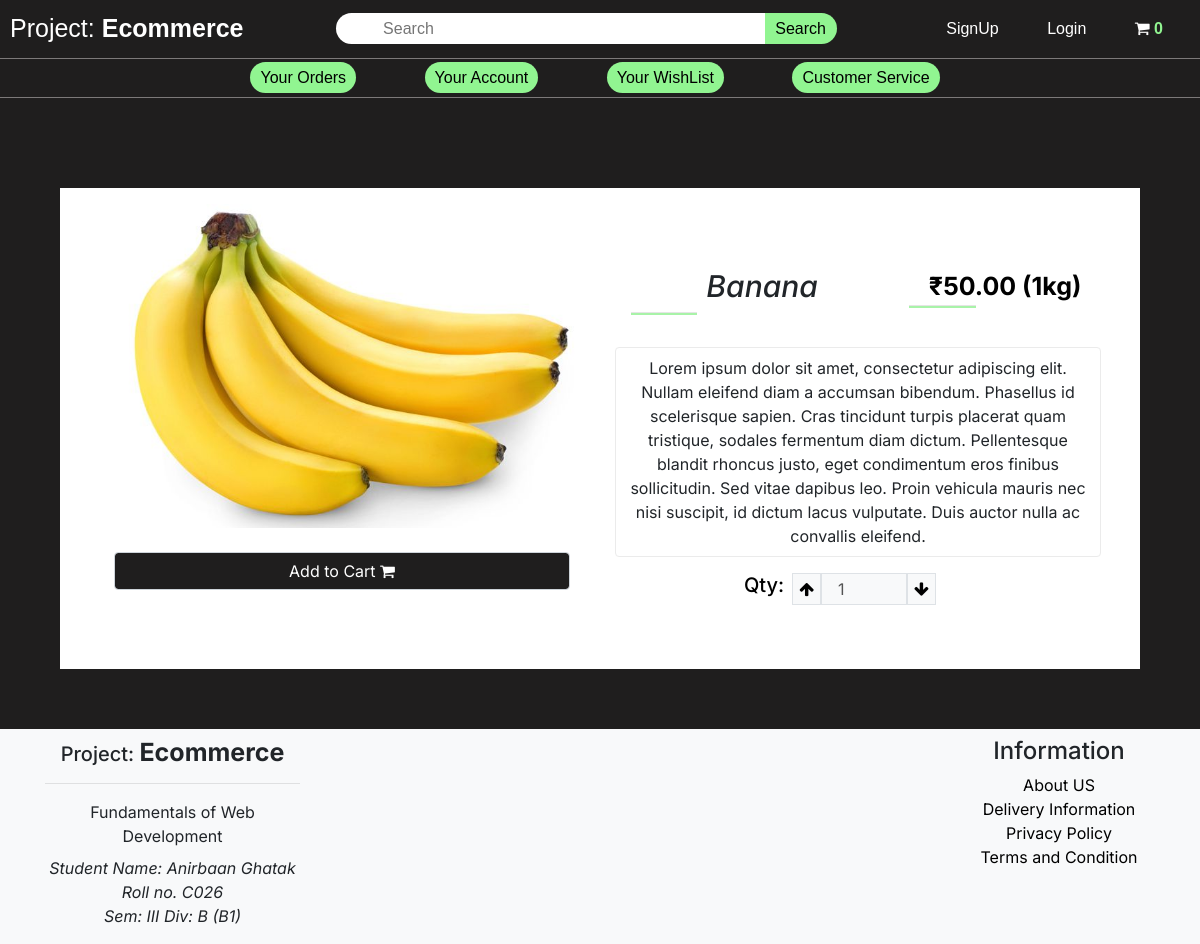
The page /itempage.php?category=fruits&item_id=3 on the database its author committed.
### tables this page shows
CREATE TABLE `product` (
  `item_id` int(11) NOT NULL,
  `item_name` varchar(255) NOT NULL,
  `item_price` double(10, 2) NOT NULL,
  `item_image` varchar(255) NOT NULL,
  `item_qty` varchar(20) NOT NULL
);

### table1.php (called while the page is built, shortened)
<?php
class Dbcontrol
{
    protected $host = "localhost";
    protected $user = "root";
    protected $password = "";
    protected $database = "table1";
    public function __construct()
    {
        $this->con = mysqli_connect($this->host, $this->user, $this->password, $this->database);
    }
}

### functions.php (called while the page is built, shortened)
<?php
  require("database/table1.php");
  require("database/products.php");
  $db = new Dbcontrol();
  $prod = new Product($db);
  $products = $prod->getData();
  $Cart = new Cart($db);

### products.php (called while the page is built, shortened)
<?php
class Product
{
    public $db = null;
    public function __construct(Dbcontrol $db)
    {
        $this->db = $db;
    }
    public function getData($table = "product")
    {
        $result = $this->db->con->query("SELECT*FROM {$table}");
        $resultArr = array();
        while ($item = mysqli_fetch_array($result, MYSQLI_ASSOC)) {
            $resultArr[] = $item;
        }
        return $resultArr;
    }
}

### itempage.php (the view, shortened to what this page needs)
<?php
include("./header_php/header.php");
$category = $_GET['category'] ?? 'fruits';
$item_id = $_GET["item_id"] ?? 1;
foreach ($prod->getData($category) as $item) :
  if ($item["item_id"] == $item_id) :
?>
    <section id="item-full" class="py-3 px-4">
      <div class="container background-secondary">
        <div class="row">
          <div class="col-sm-6">
            <img src="<?php echo $item["item_image"] ?? "../assets/assets3.jpg" ?>" alt="large product" class="img-fluid ml-2" />
            <div class="from-row pt-4 font-16 font-inter">
              <div class="col">
              <form method="post">
                <?php
                if (in_array($item['item_id'], $Cart->getCid($prod->getData('cart')) ?? [])) {
                  echo ' <button type="submit" disabled class="btn form-control mb-3">
                  Item Added <i class="fa fa-shopping-cart"></i>
                </button>';
                } else {
                  echo ' <button type="submit" class="btn-custom form-control mb-3">
                  Add to Cart <i class="fa fa-shopping-cart"></i>
                </button>';
                }
                ?>
              </form>
              </div>
            </div>
          </div>
          <div class="col-sm-6 py-5">
            <div class="d-flex">
              <div class="w-75 p-3">
                <h4 class="font-inter font-30 "><em ><?php echo $item["item_name"] ?? "Pear" ?></em></h4>
                <hr class="gline" />
              </div>
              <div class="w-50 py-3">
                <span class="color-primary font-weight-bold font-25"><?php echo $item["item_qty"]?? "100" ?></span>
                <hr class="gline w-35" />
              </div>
            </div>
            <div class="d-flex">
              <p class="border-all rounded py-2 px-2 des">
                Lorem ipsum dolor sit amet, consectetur adipiscing elit. Nullam
                eleifend diam a accumsan bibendum. Phasellus id scelerisque
                sapien. Cras tincidunt turpis placerat quam tristique, sodales
                fermentum diam dictum. Pellentesque blandit rhoncus justo, eget
                condimentum eros finibus sollicitudin. Sed vitae dapibus leo.
                Proin vehicula mauris nec nisi suscipit, id dictum lacus
                vulputate. Duis auctor nulla ac convallis eleifend.
              </p>
            </div>
            <div class="row">
              <div class="col-6 mx-auto">
                <div class="qty d-flex">
                  <h5 class="color-primary">Qty:</h5>
                  <div class="px-2 d-flex">
                    <button class="qty-up border bg-light" data-id="pro3">
                      <i class="fa fa-arrow-up color-primary" aria-hidden="true"></i>
                    </button>
                    <input type="text" class="qty_inp border bg-light pl-3 w-50" data-id="pro3" disabled value="1" placeholder="1" />
                    <button class="qty-down border bg-light" data-id="pro3">
                      <i class="fa fa-arrow-down color-primary" aria-hidden="true"></i>
                    </button>
                  </div>
                </div>
              </div>
            </div>
          </div>
        </div>
      </div>
    </section>
<?php
  endif;
endforeach;
include("./header_php/footer.php");
?>

### index.css (style rules this page uses)
.bod { text-align: center; font-family: "Inter", "Noto Sans JP", sans-serif; background-color: black; margin: 0; text-align: center; background-color: rgb(31, 30, 30); }
* { margin: 0; }

### style.css (style rules this page uses)
button, button:focus { outline: none !important; box-shadow: none !important; }
.gline { width: 25%; border-bottom: 2px solid #a8f3a8; margin-top: 0px; padding-top: 0px; margin-left: 0%; }
.w-35 { width: 35%; }
.w-75 { width: 79%; }
.border-all { border: 1px solid #ebebeb; }
.des { height: 50%; width: 100%; }
.background-secondary { background-color: #ffffff; }
.color-primary { color: #000000; }
.font-inter { font-family: "Inter", sans-serif; }
.font-16 { font-size: 16px; }
.font-25 { font-size: 25px; }
.font-30 { font-size: 30px; }
.btn-custom { background-color: #1f1e1e !important; color: #ffffff !important; font: 14px; border: 1px solid black; }
body { text-align: center; font-family: "Inter", "Noto Sans JP", sans-serif; background-color: black; margin: 0; text-align: center; background-color: rgb(31, 30, 30); }

### rows shown on the page
product: item_image (picture), item_name "Banana", item_qty "₹50.00 (1kg)"

### other values the page prints
count($prod->getData('cart')) "0"
